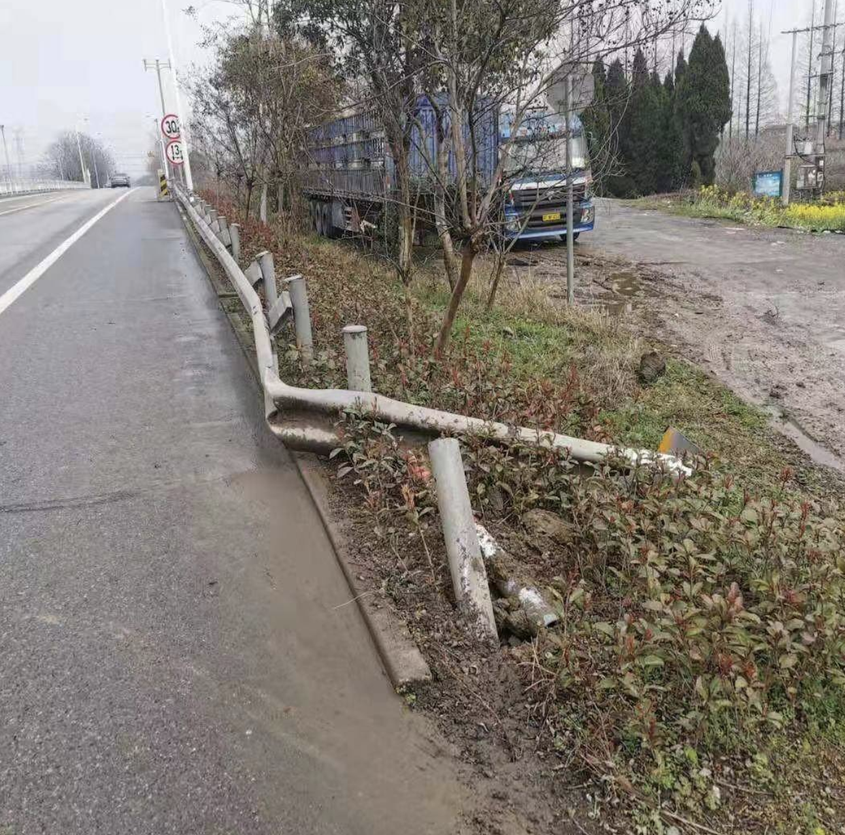
#> input picture sample/image/1.png, 845 x 835 px, shrunk from 1242 x 1226 before the run
$ python Canny.py
#> lines starting #> are read from the running program, lines starting #| are printed output that depends on the picture; after the words box and inside, x2 and y2 are one past the last pixel; in counts of white or black regions, pixels touching at a corner belong together
import os
import cv2


def pre():
    img = cv2.imread("sample/image/1.png", 0)
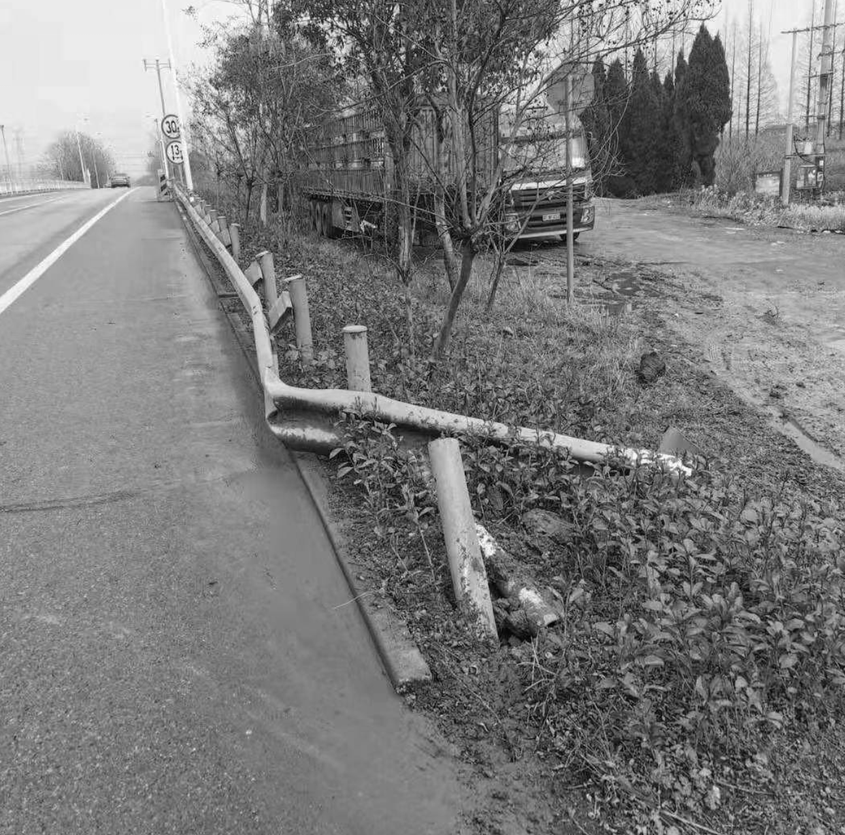
#> img: shape (835, 845); min 0, max 255, mean 123
    blur = cv2.GaussianBlur(img, (3, 3), 0)
    canny = cv2.Canny(blur, 180, 250)
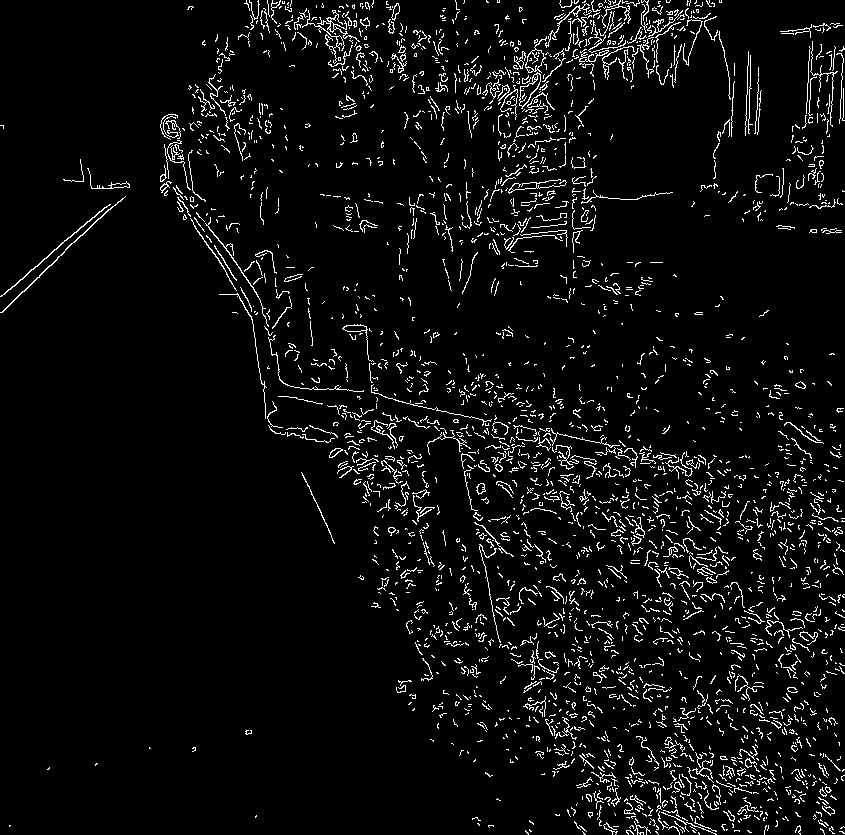
#> canny: shape (835, 845); 5.2% white in thin lines or dots
    cv2.imshow("gray", img)
    cv2.imshow("canny", canny)
    cv2.waitKey(0)
    cv2.destroyWindow()


if __name__ == '__main__':
    pre()

$ run again, with sample/image/3.png copied over sample/image/1.png
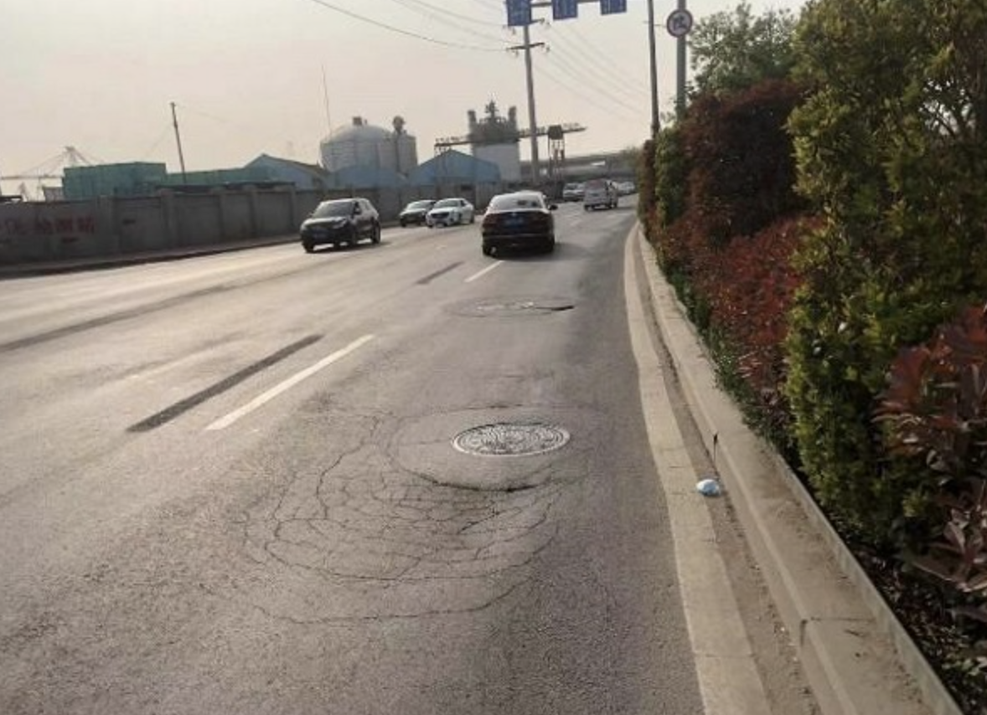
#> input picture sample/image/3.png, 987 x 715 px, shrunk from 1178 x 854 before the run
#> in pre, `img = cv2.imread("sample/image/1.png", 0)`:
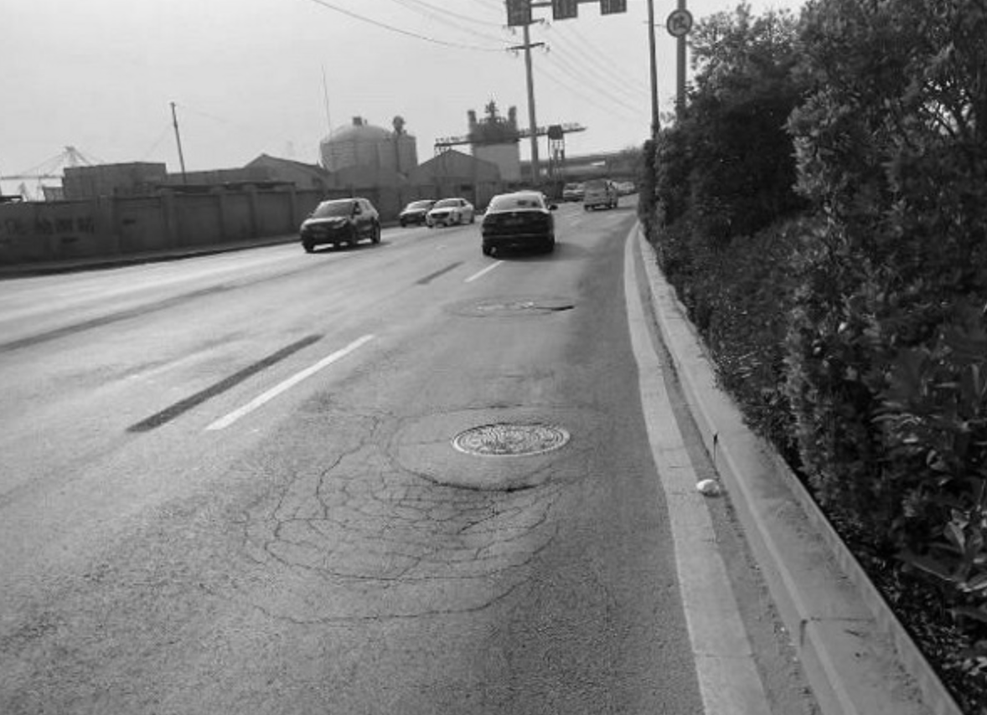
#> img: shape (715, 987); min 0, max 244, mean 124.4
#> in pre, `canny = cv2.Canny(blur, 180, 250)`:
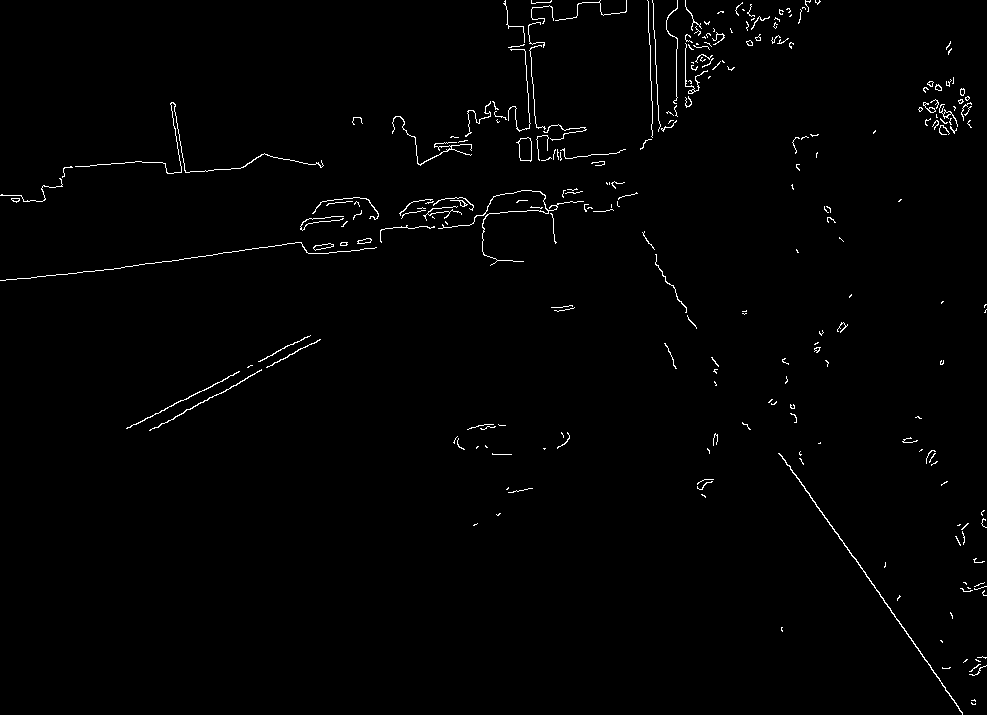
#> canny: shape (715, 987); 1.1% white in thin lines or dots

$ run again, with sample/image/4.png copied over sample/image/1.png
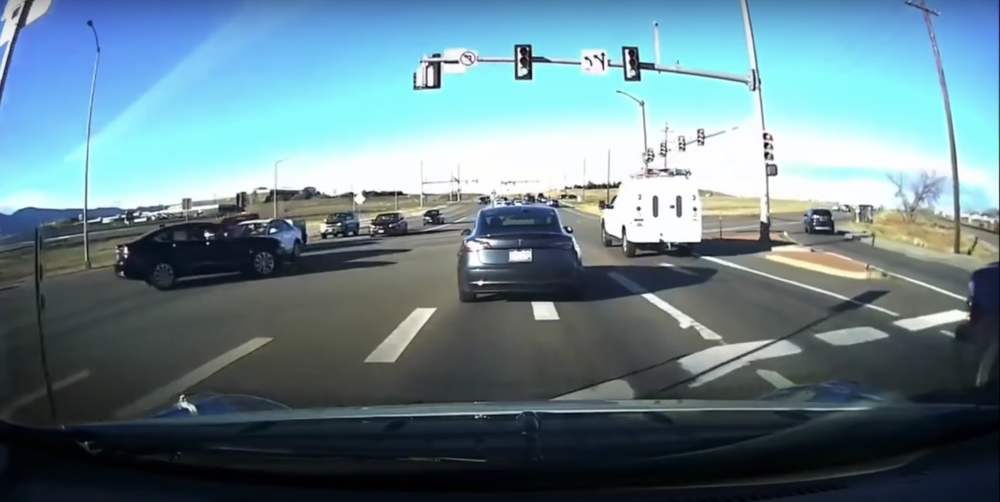
#> input picture sample/image/4.png, 1000 x 502 px, shrunk from 2870 x 1440 before the run
#> in pre, `img = cv2.imread("sample/image/1.png", 0)`:
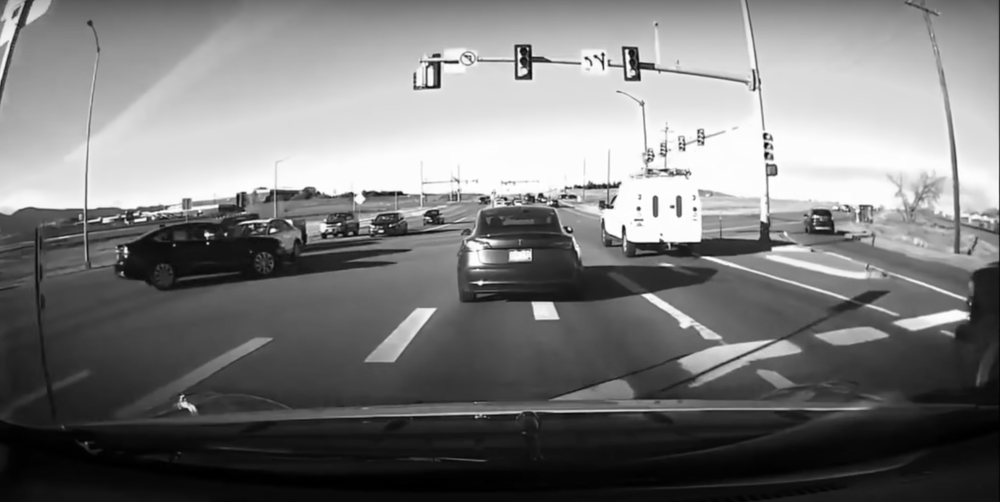
#> img: shape (502, 1000); min 0, max 255, mean 121.8
#> in pre, `canny = cv2.Canny(blur, 180, 250)`:
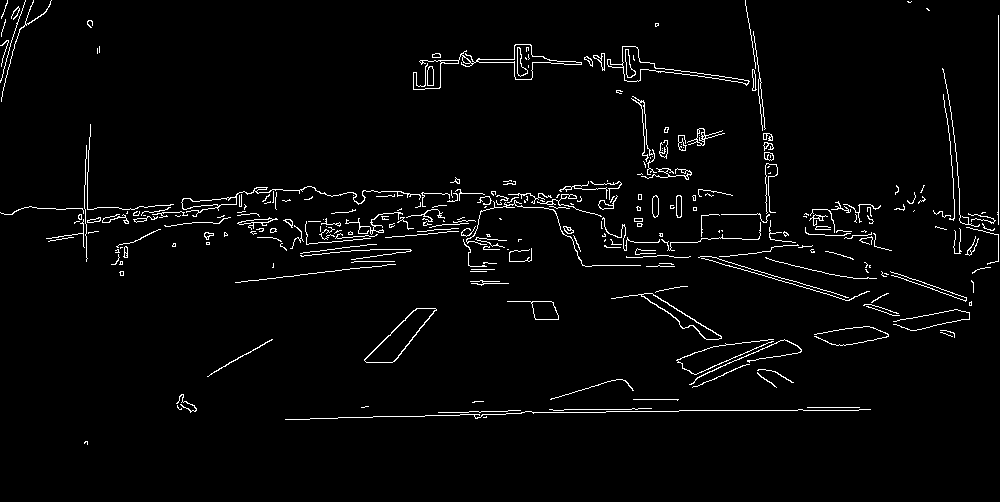
#> canny: shape (502, 1000); 2.8% white in thin lines or dots, all inside (x1, y1, x2, y2) = (0, 0, 999, 445)
